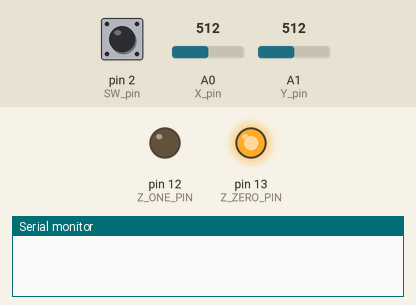
This sketch was run on a simulated Arduino Uno, built with avr-gcc and run on an emulated ATmega328P. Shown: output pins drawn as LEDs (lit = HIGH), the last lines printed to the serial monitor. Dashed ring = blinking. The inputs (shaded band) are chosen by the test bench; at power-on: A1 (Y_pin) = 512, pin 2 (SW_pin) HIGH, A0 (X_pin) = 512. Pins used as bus, display or sensor lines are not drawn.

Above: at 1.3 s.
1.4 s: A1 (Y_pin) set to 589
3.2 s: A1 (Y_pin) set to 607
At 4.4 s:
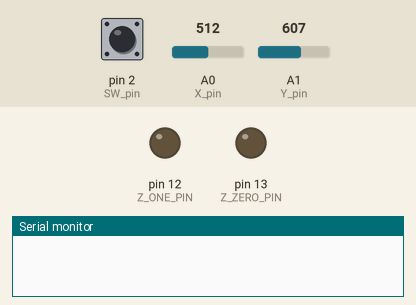
At 4.9 s:
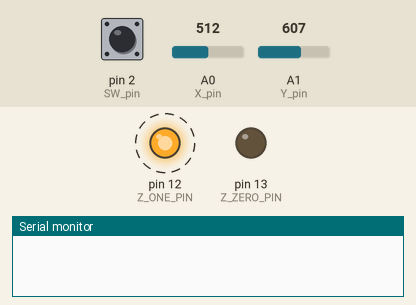
6.2 s: A1 (Y_pin) set to 590
At 7.1 s:
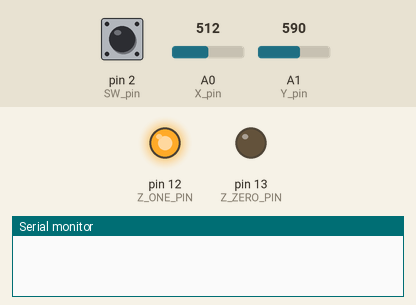
8.0 s: pin 2 (SW_pin) pulled LOW for 0.6 s
10.1 s: A1 (Y_pin) set to 413
12.7 s: A1 (Y_pin) set to 383
At 14.4 s:
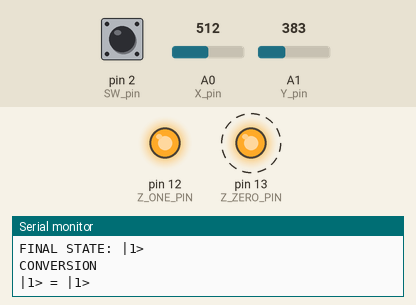
Timing chart, 0 to 16.7 s (numbered marks = the images above; inputs shaded):
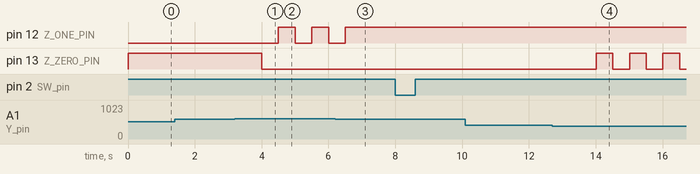

Measured:
- the behaviour switches between 599 and 600 on A1 (Y_pin) (found by bisection; images 0 and 1)
- the behaviour switches between 401 and 400 on A1 (Y_pin) (found by bisection; images 3 and 4)
- after the input at 1.4 s, every drawn part: stays the same
- after the input at 3.2 s, pin 12 (Z_ONE_PIN): alternates HIGH for 0.50 s and LOW for 0.50 s, starting after 1.3 s; pin 13 (Z_ZERO_PIN): HIGH → LOW after 0.80 s
- after the input at 6.2 s, pin 12 (Z_ONE_PIN): goes on until 6.5 s, then stays HIGH
- after the input at 10.1 s, every drawn part: stays the same
- after the input at 12.7 s, pin 13 (Z_ZERO_PIN): alternates HIGH for 0.50 s and LOW for 0.50 s, starting after 1.3 s

The sketch:

BlochBall.ino
```cpp
// Arduino pin numbers
const int SW_pin = 2; // digital pin connected to switch output
const int X_pin = A0; // analog pin connected to X output
const int Y_pin = A1; // analog pin connected to Y output

// YELLOW
const int X_PLUS_PIN = 11;
const int X_MINUS_PIN = 10;

// RED
const int Y_PLUS_PIN = 9;
const int Y_MINUS_PIN = 8;

// BLUE
const int Z_ZERO_PIN = 13;
const int Z_ONE_PIN = 12;

// Values for Bases
const String Z_ZERO = "Z_ZERO";
const String Z_ZERO_KET = "|0>";
const String Z_ONE = "Z_ONE";
const String Z_ONE_KET = "|1>";
const String X_PLUS = "X_PLUS";
const String X_PLUS_KET = "|+>";
const String X_MINUS = "X_MINUS";
const String X_MINUS_KET = "|->";
const String Y_PLUS = "Y_PLUS";
const String Y_PLUS_KET = "|+i>";
const String Y_MINUS = "Y_MINUS";
const String Y_MINUS_KET = "|-i>";

const char Z = 'Z';
const char Y = 'Y';
const char X = 'X';

// Values for navigation and calc
String initialState = "";
String finalState = "";

// Values for workflow progression
/*
0 -> selecting initial state
1 -> selecting final state
2 -> displaying calculations
*/
int gameState = 0;

String currentPosition = Z_ZERO;

void setup() {
  pinMode(SW_pin, INPUT);
  digitalWrite(SW_pin, HIGH);

  pinMode(Z_ZERO_PIN, OUTPUT);
  pinMode(Z_ONE_PIN, OUTPUT);

  pinMode(X_PLUS_PIN, OUTPUT);
  pinMode(X_MINUS_PIN, OUTPUT);

  pinMode(Y_PLUS_PIN, OUTPUT);
  pinMode(Y_MINUS_PIN, OUTPUT);

  Serial.begin(9600);


}

String getKetRepresentation(String state) {
  if (state.equals(Z_ZERO)){
    return Z_ZERO_KET;
  } else if (state.equals(Z_ONE)){
    return Z_ONE_KET;
  } else if (state.equals(X_PLUS)){
    return X_PLUS_KET;
  } else if (state.equals(X_MINUS)){
    return X_MINUS_KET;
  } else if (state.equals(Y_PLUS)){
    return Y_PLUS_KET;
  } else {
    return Y_MINUS_KET;
  }
}

String getIntraBasisConversionGate(String state) {
  if (state[0] == "Z") {
    return "X";
  } else {
    return "Z";
  }
}

void performCalc() {
  char initialBasis = initialState[0];
  char finalBasis = finalState[0];

  String gatePattern = "";
  String intermediateState = "";

  // If initial state and final state aren't in the same basis, change initial state to being in the basis of final state
  if (initialBasis != finalBasis) {
    // Serial.print("BASES DONT EQUAL");
    if ((initialBasis == Z && finalBasis == X) || (initialBasis == X && finalBasis == Z)) {
      // Serial.print("1");
      gatePattern = "H";
      if (initialState.equals(Z_ZERO)) {
        intermediateState = X_PLUS;
      } else if (initialState.equals(Z_ONE)) {
        intermediateState = X_MINUS;
      } else if (initialState.equals(X_PLUS)) {
        intermediateState = Z_ZERO;
      } else {
        intermediateState = Z_ONE;
      }
    } else if (initialBasis == Z && finalBasis == Y) {
      // Serial.print("2");
      gatePattern = "SH";
      if (initialState.equals(Z_ZERO)) {
        intermediateState = Y_PLUS;
      } else {
        intermediateState = Y_MINUS;
      }
    } else if (initialBasis == X && finalBasis == Y) {
      gatePattern = "S";
      // Serial.print("3");
      if (initialState.equals(X_PLUS)) {
        intermediateState = Y_PLUS;
      } else {
        intermediateState = Y_MINUS;
      }
    } else if (initialBasis == Y && finalBasis == Z) {
      gatePattern = "S†H";
      // Serial.print("4");
      if (initialState.equals(Y_PLUS)) {
        intermediateState = Z_ZERO;
      } else {
        intermediateState = Z_ONE;
      }
    } else if (initialBasis == Y && finalBasis == X) {
      gatePattern = "S†";
      // Serial.print("5");
      if (initialState.equals(Y_PLUS)) {
        intermediateState = X_PLUS;
      } else {
        intermediateState = X_MINUS;
      }
    }
  }

  // If states still aren't the same, apply extra gate to flip state
  if (!(initialState.equals(finalState) || intermediateState.equals(finalState))) {
    if (finalBasis == Z) {
      // Serial.print("6");
      gatePattern = "X" + gatePattern;
    } else {
      // Serial.print("7");
      gatePattern = "Z" + gatePattern;
    }
  }

  Serial.print("\nCONVERSION\n");
  Serial.print(getKetRepresentation(finalState) + " = " + gatePattern + getKetRepresentation(initialState));
}

void handleVerticalChange(bool up) {
  if (currentPosition.equals(Z_ZERO)) {
    up? currentPosition = X_MINUS: currentPosition = X_PLUS;
  } else if (currentPosition.equals(Z_ONE)) {
    up? currentPosition = X_PLUS: currentPosition = X_MINUS;
  } else {
    up? currentPosition = Z_ONE: currentPosition = Z_ZERO;
  }
}

void handleHorizontalChange(bool right) {

  if (currentPosition.equals(Z_ZERO)) {
    right? currentPosition = Y_PLUS: currentPosition = Y_MINUS;
  } else if (currentPosition.equals(Z_ONE)) {
    right? currentPosition = Y_MINUS: currentPosition = Y_PLUS;
  } else if (currentPosition.equals(Y_PLUS)) {
    right? currentPosition = X_MINUS: currentPosition = X_PLUS;
  } else if (currentPosition.equals(Y_MINUS)) {
    right? currentPosition = X_PLUS: currentPosition = X_MINUS;
  } else if (currentPosition.equals(X_PLUS)) {
    right? currentPosition = Y_PLUS: currentPosition = Y_MINUS;
  } else {
    right? currentPosition = Y_MINUS: currentPosition = Y_PLUS;
  }
}

void setLight() {
  digitalWrite(Z_ZERO_PIN, ((currentPosition.equals(Z_ZERO) || (gameState != 0 && initialState == Z_ZERO))? HIGH: LOW));
  digitalWrite(Z_ONE_PIN, ((currentPosition.equals(Z_ONE) || (gameState != 0 && initialState == Z_ONE))? HIGH: LOW));
  digitalWrite(X_PLUS_PIN, ((currentPosition.equals(X_PLUS) || (gameState != 0 && initialState == X_PLUS))? HIGH: LOW));
  digitalWrite(X_MINUS_PIN, ((currentPosition.equals(X_MINUS) || (gameState != 0 && initialState == X_MINUS))? HIGH: LOW));
  digitalWrite(Y_PLUS_PIN, ((currentPosition.equals(Y_PLUS) || (gameState != 0 && initialState == Y_PLUS))? HIGH: LOW));
  digitalWrite(Y_MINUS_PIN, ((currentPosition.equals(Y_MINUS) || (gameState != 0 && initialState == Y_MINUS))? HIGH: LOW));
}

void logInfo() {
  if (gameState == 0) {
    initialState = currentPosition;
    gameState++;
    Serial.print("INITIAL STATE: ");
    Serial.print(getKetRepresentation(initialState));
    Serial.print("\n");
  } else if (gameState == 1) {
    finalState = currentPosition;
    Serial.print("FINAL STATE: ");
    Serial.print(getKetRepresentation(finalState));
    Serial.print("\n");
    performCalc();
    gameState++;
  } else {
    Serial.print("\n\nRESTARTING SESSION\n\n");
    gameState = 0;
    currentPosition = Z_ZERO;
  }
}


void loop() {
  int press = digitalRead(SW_pin);
  int xCoord = analogRead(X_pin);
  int yCoord = analogRead(Y_pin);

  setLight();

  if (xCoord >= 600) {
    handleHorizontalChange(true);
  } else if (xCoord <= 400) {
    handleHorizontalChange(false);
  } else if (yCoord >= 600) {
    handleVerticalChange(true);
  } else if (yCoord <= 400) {
    handleVerticalChange(false);
  } else if (press == 0) {
    logInfo();
  }
  delay(500);
}
```
